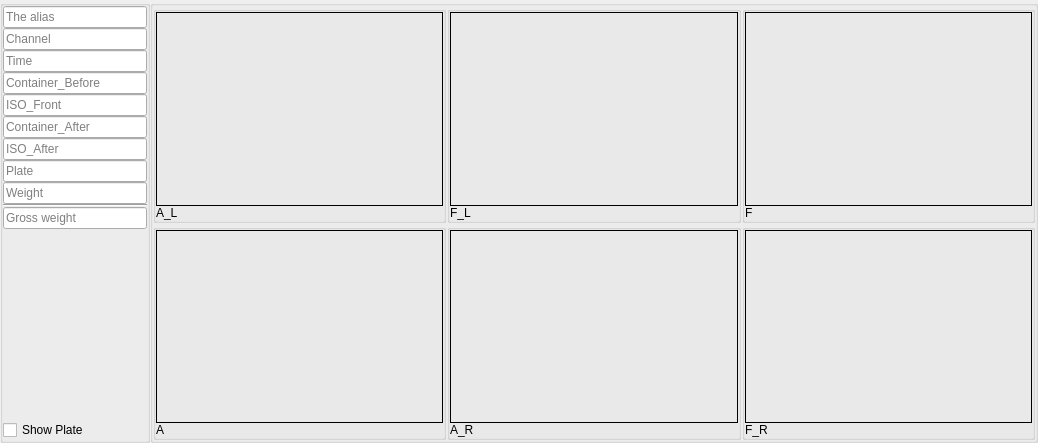
<?xml version="1.0" encoding="UTF-8"?>
<ui version="4.0">
 <class>Channel_Data_Form</class>
 <widget class="QWidget" name="Channel_Data_Form">
  <property name="geometry">
   <rect>
    <x>0</x>
    <y>0</y>
    <width>1038</width>
    <height>443</height>
   </rect>
  </property>
  <property name="windowTitle">
   <string>Form</string>
  </property>
  <layout class="QGridLayout" name="gridLayout">
   <property name="leftMargin">
    <number>0</number>
   </property>
   <property name="topMargin">
    <number>0</number>
   </property>
   <property name="rightMargin">
    <number>0</number>
   </property>
   <property name="bottomMargin">
    <number>0</number>
   </property>
   <property name="spacing">
    <number>0</number>
   </property>
   <item row="0" column="0">
    <widget class="QGroupBox" name="groupBox">
     <property name="minimumSize">
      <size>
       <width>150</width>
       <height>0</height>
      </size>
     </property>
     <property name="maximumSize">
      <size>
       <width>150</width>
       <height>16777215</height>
      </size>
     </property>
     <property name="title">
      <string/>
     </property>
     <layout class="QGridLayout" name="gridLayout_2">
      <property name="leftMargin">
       <number>0</number>
      </property>
      <property name="topMargin">
       <number>0</number>
      </property>
      <property name="rightMargin">
       <number>0</number>
      </property>
      <property name="bottomMargin">
       <number>0</number>
      </property>
      <property name="spacing">
       <number>0</number>
      </property>
      <item row="9" column="0">
       <widget class="QLineEdit" name="lineEdit_8">
        <property name="readOnly">
         <bool>true</bool>
        </property>
        <property name="placeholderText">
         <string>Weight</string>
        </property>
       </widget>
      </item>
      <item row="10" column="0">
       <widget class="Line" name="line">
        <property name="orientation">
         <enum>Qt::Horizontal</enum>
        </property>
       </widget>
      </item>
      <item row="4" column="0">
       <widget class="QLineEdit" name="lineEdit_3">
        <property name="readOnly">
         <bool>true</bool>
        </property>
        <property name="placeholderText">
         <string>Container_Before</string>
        </property>
       </widget>
      </item>
      <item row="11" column="0">
       <widget class="QLineEdit" name="lineEdit_9">
        <property name="readOnly">
         <bool>true</bool>
        </property>
        <property name="placeholderText">
         <string>Gross weight</string>
        </property>
       </widget>
      </item>
      <item row="13" column="0">
       <widget class="QCheckBox" name="checkBox">
        <property name="text">
         <string>Show Plate</string>
        </property>
       </widget>
      </item>
      <item row="8" column="0">
       <widget class="QLineEdit" name="lineEdit_5">
        <property name="readOnly">
         <bool>true</bool>
        </property>
        <property name="placeholderText">
         <string>Plate</string>
        </property>
       </widget>
      </item>
      <item row="12" column="0">
       <spacer name="verticalSpacer">
        <property name="orientation">
         <enum>Qt::Vertical</enum>
        </property>
        <property name="sizeHint" stdset="0">
         <size>
          <width>20</width>
          <height>34</height>
         </size>
        </property>
       </spacer>
      </item>
      <item row="2" column="0">
       <widget class="QLineEdit" name="lineEdit">
        <property name="readOnly">
         <bool>true</bool>
        </property>
        <property name="placeholderText">
         <string>Time</string>
        </property>
       </widget>
      </item>
      <item row="7" column="0">
       <widget class="QLineEdit" name="lineEdit_7">
        <property name="readOnly">
         <bool>true</bool>
        </property>
        <property name="placeholderText">
         <string>ISO_After</string>
        </property>
       </widget>
      </item>
      <item row="0" column="0">
       <widget class="QLineEdit" name="lineEdit_10">
        <property name="readOnly">
         <bool>true</bool>
        </property>
        <property name="placeholderText">
         <string>The alias</string>
        </property>
       </widget>
      </item>
      <item row="6" column="0">
       <widget class="QLineEdit" name="lineEdit_4">
        <property name="readOnly">
         <bool>true</bool>
        </property>
        <property name="placeholderText">
         <string>Container_After</string>
        </property>
       </widget>
      </item>
      <item row="5" column="0">
       <widget class="QLineEdit" name="lineEdit_6">
        <property name="readOnly">
         <bool>true</bool>
        </property>
        <property name="placeholderText">
         <string>ISO_Front</string>
        </property>
       </widget>
      </item>
      <item row="1" column="0">
       <widget class="QLineEdit" name="lineEdit_2">
        <property name="readOnly">
         <bool>true</bool>
        </property>
        <property name="placeholderText">
         <string>Channel</string>
        </property>
       </widget>
      </item>
     </layout>
    </widget>
   </item>
   <item row="0" column="1">
    <widget class="QGroupBox" name="groupBox_2">
     <property name="sizePolicy">
      <sizepolicy hsizetype="Expanding" vsizetype="Preferred">
       <horstretch>0</horstretch>
       <verstretch>0</verstretch>
      </sizepolicy>
     </property>
     <property name="title">
      <string/>
     </property>
     <layout class="QGridLayout" name="gridLayout_9">
      <property name="leftMargin">
       <number>0</number>
      </property>
      <property name="topMargin">
       <number>0</number>
      </property>
      <property name="rightMargin">
       <number>0</number>
      </property>
      <property name="bottomMargin">
       <number>0</number>
      </property>
      <property name="spacing">
       <number>1</number>
      </property>
      <item row="0" column="0">
       <widget class="QGroupBox" name="groupBox_3">
        <property name="title">
         <string/>
        </property>
        <layout class="QGridLayout" name="gridLayout_3">
         <property name="leftMargin">
          <number>0</number>
         </property>
         <property name="topMargin">
          <number>0</number>
         </property>
         <property name="rightMargin">
          <number>0</number>
         </property>
         <property name="bottomMargin">
          <number>0</number>
         </property>
         <property name="spacing">
          <number>0</number>
         </property>
         <item row="0" column="0">
          <widget class="QLabel" name="after_left_image_label">
           <property name="sizePolicy">
            <sizepolicy hsizetype="Expanding" vsizetype="Expanding">
             <horstretch>0</horstretch>
             <verstretch>0</verstretch>
            </sizepolicy>
           </property>
           <property name="frameShape">
            <enum>QFrame::Panel</enum>
           </property>
           <property name="text">
            <string/>
           </property>
          </widget>
         </item>
         <item row="1" column="0">
          <widget class="QLabel" name="label_2">
           <property name="maximumSize">
            <size>
             <width>16777215</width>
             <height>18</height>
            </size>
           </property>
           <property name="text">
            <string>A_L</string>
           </property>
          </widget>
         </item>
        </layout>
       </widget>
      </item>
      <item row="0" column="1">
       <widget class="QGroupBox" name="groupBox_4">
        <property name="title">
         <string/>
        </property>
        <layout class="QGridLayout" name="gridLayout_4">
         <property name="leftMargin">
          <number>0</number>
         </property>
         <property name="topMargin">
          <number>0</number>
         </property>
         <property name="rightMargin">
          <number>0</number>
         </property>
         <property name="bottomMargin">
          <number>0</number>
         </property>
         <property name="spacing">
          <number>0</number>
         </property>
         <item row="0" column="0">
          <widget class="QLabel" name="front_left_image_label">
           <property name="sizePolicy">
            <sizepolicy hsizetype="Expanding" vsizetype="Expanding">
             <horstretch>0</horstretch>
             <verstretch>0</verstretch>
            </sizepolicy>
           </property>
           <property name="frameShape">
            <enum>QFrame::Panel</enum>
           </property>
           <property name="text">
            <string/>
           </property>
          </widget>
         </item>
         <item row="1" column="0">
          <widget class="QLabel" name="label_4">
           <property name="maximumSize">
            <size>
             <width>16777215</width>
             <height>18</height>
            </size>
           </property>
           <property name="text">
            <string>F_L</string>
           </property>
          </widget>
         </item>
        </layout>
       </widget>
      </item>
      <item row="0" column="2">
       <widget class="QGroupBox" name="groupBox_8">
        <property name="title">
         <string/>
        </property>
        <layout class="QGridLayout" name="gridLayout_8">
         <property name="leftMargin">
          <number>0</number>
         </property>
         <property name="topMargin">
          <number>0</number>
         </property>
         <property name="rightMargin">
          <number>0</number>
         </property>
         <property name="bottomMargin">
          <number>0</number>
         </property>
         <property name="spacing">
          <number>0</number>
         </property>
         <item row="0" column="0">
          <widget class="QLabel" name="front_image_label">
           <property name="sizePolicy">
            <sizepolicy hsizetype="Expanding" vsizetype="Expanding">
             <horstretch>0</horstretch>
             <verstretch>0</verstretch>
            </sizepolicy>
           </property>
           <property name="frameShape">
            <enum>QFrame::Panel</enum>
           </property>
           <property name="text">
            <string/>
           </property>
          </widget>
         </item>
         <item row="1" column="0">
          <widget class="QLabel" name="label_12">
           <property name="maximumSize">
            <size>
             <width>16777215</width>
             <height>18</height>
            </size>
           </property>
           <property name="text">
            <string>F</string>
           </property>
          </widget>
         </item>
        </layout>
       </widget>
      </item>
      <item row="1" column="0">
       <widget class="QGroupBox" name="groupBox_5">
        <property name="title">
         <string/>
        </property>
        <layout class="QGridLayout" name="gridLayout_5">
         <property name="leftMargin">
          <number>0</number>
         </property>
         <property name="topMargin">
          <number>0</number>
         </property>
         <property name="rightMargin">
          <number>0</number>
         </property>
         <property name="bottomMargin">
          <number>0</number>
         </property>
         <property name="spacing">
          <number>0</number>
         </property>
         <item row="0" column="0">
          <widget class="QLabel" name="after_image_label">
           <property name="sizePolicy">
            <sizepolicy hsizetype="Expanding" vsizetype="Expanding">
             <horstretch>0</horstretch>
             <verstretch>0</verstretch>
            </sizepolicy>
           </property>
           <property name="frameShape">
            <enum>QFrame::Panel</enum>
           </property>
           <property name="text">
            <string/>
           </property>
          </widget>
         </item>
         <item row="1" column="0">
          <widget class="QLabel" name="label_6">
           <property name="maximumSize">
            <size>
             <width>16777215</width>
             <height>18</height>
            </size>
           </property>
           <property name="text">
            <string>A</string>
           </property>
          </widget>
         </item>
        </layout>
       </widget>
      </item>
      <item row="1" column="1">
       <widget class="QGroupBox" name="groupBox_6">
        <property name="title">
         <string/>
        </property>
        <layout class="QGridLayout" name="gridLayout_6">
         <property name="leftMargin">
          <number>0</number>
         </property>
         <property name="topMargin">
          <number>0</number>
         </property>
         <property name="rightMargin">
          <number>0</number>
         </property>
         <property name="bottomMargin">
          <number>0</number>
         </property>
         <property name="spacing">
          <number>0</number>
         </property>
         <item row="0" column="0">
          <widget class="QLabel" name="after_right_image_label">
           <property name="sizePolicy">
            <sizepolicy hsizetype="Expanding" vsizetype="Expanding">
             <horstretch>0</horstretch>
             <verstretch>0</verstretch>
            </sizepolicy>
           </property>
           <property name="frameShape">
            <enum>QFrame::Panel</enum>
           </property>
           <property name="text">
            <string/>
           </property>
          </widget>
         </item>
         <item row="1" column="0">
          <widget class="QLabel" name="label_8">
           <property name="maximumSize">
            <size>
             <width>16777215</width>
             <height>18</height>
            </size>
           </property>
           <property name="text">
            <string>A_R</string>
           </property>
          </widget>
         </item>
        </layout>
       </widget>
      </item>
      <item row="1" column="2">
       <widget class="QGroupBox" name="groupBox_7">
        <property name="title">
         <string/>
        </property>
        <layout class="QGridLayout" name="gridLayout_7">
         <property name="leftMargin">
          <number>0</number>
         </property>
         <property name="topMargin">
          <number>0</number>
         </property>
         <property name="rightMargin">
          <number>0</number>
         </property>
         <property name="bottomMargin">
          <number>0</number>
         </property>
         <property name="spacing">
          <number>0</number>
         </property>
         <item row="0" column="0">
          <widget class="QLabel" name="front_right_image_label">
           <property name="sizePolicy">
            <sizepolicy hsizetype="Expanding" vsizetype="Expanding">
             <horstretch>0</horstretch>
             <verstretch>0</verstretch>
            </sizepolicy>
           </property>
           <property name="frameShape">
            <enum>QFrame::Panel</enum>
           </property>
           <property name="text">
            <string/>
           </property>
          </widget>
         </item>
         <item row="1" column="0">
          <widget class="QLabel" name="label_10">
           <property name="maximumSize">
            <size>
             <width>16777215</width>
             <height>18</height>
            </size>
           </property>
           <property name="text">
            <string>F_R</string>
           </property>
          </widget>
         </item>
        </layout>
       </widget>
      </item>
     </layout>
    </widget>
   </item>
  </layout>
 </widget>
 <resources/>
 <connections/>
</ui>
